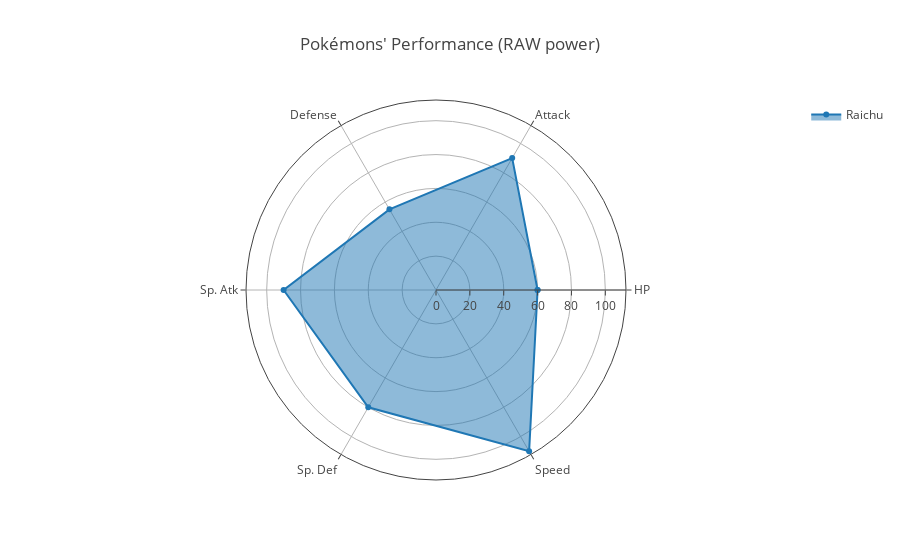

The notebook cell this image was saved under:
### Code cell
PokeTracker("Raichu")

### Figure 1 — Plotly figure (JSON) as saved in the notebook; plotly's stock layout.template omitted (floating-point values rounded to 4 significant figures)
{"data": [{"fill": "toself", "name": "Raichu", "r": [60, 90, 55, 90, 80, 110, 60], "theta": ["HP", "Attack", "Defense", "Sp. Atk", "Sp. Def", "Speed", "HP"], "type": "scatterpolar", "uid": "c50d6513-695b-44be-bde4-57950aab888c"}], "layout": {"showlegend": true, "title": {"text": "Pokémons' Performance (RAW power)"}, "xaxis": {"domain": [0, 0.45]}, "yaxis": {"domain": [0, 0.45]}}}
